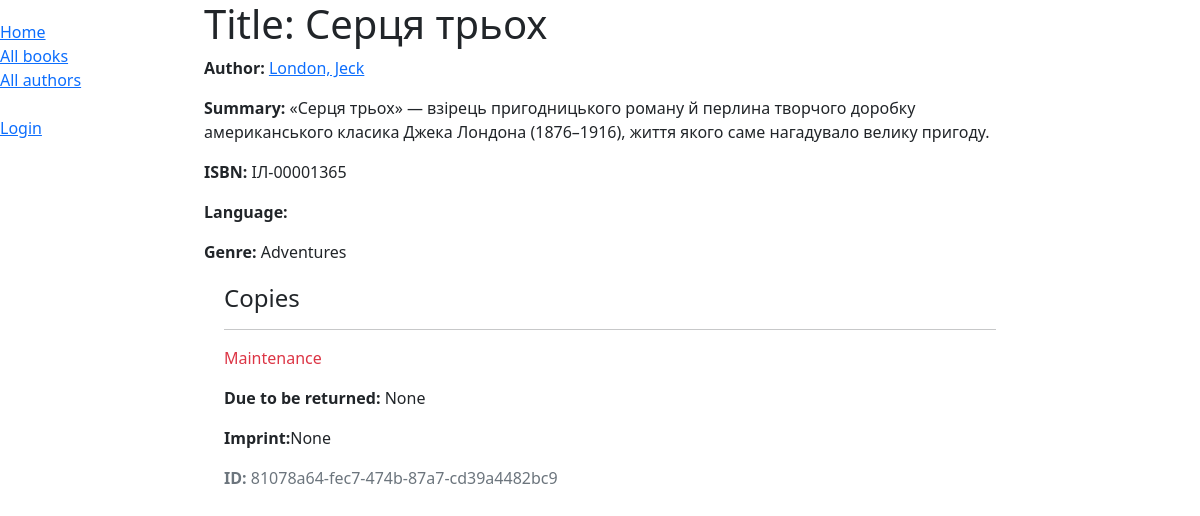
Page /catalog/book/1 on the earlier database version.
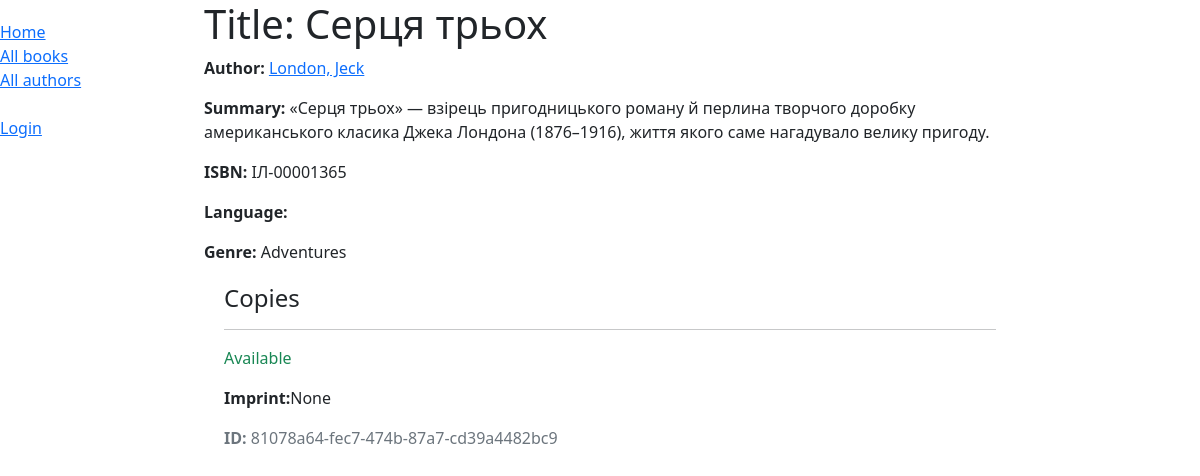
Same page on the later database version.
### catalog/models.py (models this page shows, shortened)
class Book(models.Model):
    title = models.CharField(max_length=200)
    author = models.ForeignKey('Author', on_delete=models.SET_NULL, null=True)
    summary = models.TextField(max_length=1000, help_text="Enter a brief description of the book")
    isbn = models.CharField('ISBN', max_length=13, unique=True, help_text='13 Character <a href="https://www.isbn-international.org/content/what-isbn">ISBN number</a>')
    genre = models.ManyToManyField(Genre, help_text='Select a genre for this book')
    def display_genre(self):
        return ', '.join(genre.name for genre in self.genre.all()[:3])
    display_genre.short_description = 'Genre'

class Author(models.Model):
    first_name = models.CharField(max_length=100)
    last_name = models.CharField(max_length=100)
    date_of_birth = models.DateField(null=True, blank=True)
    date_of_death = models.DateField('Died', null=True, blank=True)
    class Meta:
        ordering = ['first_name', 'last_name', 'book']
    def __str__(self):
        return f'{self.last_name}, {self.first_name}'

class Genre(models.Model):
    name = models.CharField(max_length=200,
                            help_text="Enter a book genre")
    def __str__(self):
        return self.name

class BookInstance(models.Model):
    id = models.UUIDField(primary_key=True, default=uuid.uuid4, help_text='Unique ID for this particular book across whole library')
    book = models.ForeignKey(Book, on_delete=models.RESTRICT, null=True)
    imprint = models.CharField(max_length = 200)
    due_back = models.DateField(null=True, blank=True)
    borrower = models.ForeignKey(User, on_delete=models.SET_NULL, null = True, blank = True)
    LOAN_STATUS = (
        ('m', 'Maintenance'),
        ('o', 'On loan'),
        ('a', 'Available'),
        ('r', 'Reserved'),
    )
    status = models.CharField(
        max_length=1,
        choices=LOAN_STATUS,
        blank=True,
        default='m',
        help_text='Book availability',
    )
    class Meta:
        ordering = ['due_back']
        permissions = (( "can_mark_returned", "Set book as returned"),)

### catalog/views.py (the view)
# urls.py: path('book/<int:primary_key>',views.book_detail_view, name = 'book-detail'),
def book_detail_view(request, primary_key):
    book = get_object_or_404(Book, pk=primary_key)
    return render(request, 'catalog/book_detail.html', context={'book': book})

### catalog/templates/catalog/book_detail.html (shortened to what this page needs)
{% extends "base_generic.html" %}
{% block content %}
    <h1>Title: {{book.title}} </h1>
    <p><strong>Author: </strong><a href="">{{book.author}}</a></p>
    <p><strong>Summary: </strong>{{book.summary}}</p>
    <p><strong>ISBN: </strong>{{book.isbn}}</p>
    <p><strong>Language: </strong>{{book.language}}</p>
    <p><strong>Genre: </strong>{{book.genre.all|join:","}}</p>
    <div style="margin-left: 20px; margin-top: 20px;">
        <h4>Copies</h4>
        {% for copy in book.bookinstance_set.all %}
        <hr>
        <p class="{% if copy.status == 'a' %}text-success
                    {% elif copy.status == 'm' %}text-danger
                    {% else %}text-warning
                    {%endif%}">
            {{copy.get_status_display}}
        </p>
        {% if copy.status != 'a' %}
        <p><strong>Due to be returned:</strong> {{copy.due_back}}</p>
        {% endif %}
        <p><strong>Imprint:</strong>{{copy.due_back}}</p>
        <p class="text-muted"><strong>ID: </strong>{{copy.id}}</p>
        {% endfor %}
    </div>
{% endblock %}

### catalog/templates/base_generic.html (shortened to what this page needs)
<!DOCTYPE html>
<html lang="en">
<head>
    <link href="https://cdn.jsdelivr.net/npm/bootstrap@5.0.2/dist/css/bootstrap.min.css" rel="stylesheet">
    {% load static %}
    <link rel="stylesheet" href="{% static 'css/style.css' %}">
</head>
<body>
    <div class="conteiner-fluid">
        <div class="row">
            <div class="col-sm-2">
                {% block sider %}
                    <ul class="siderbar-nav">
                        <li><a href="{% url 'index' %}">Home</a></li>
                        <li><a href="{% url 'books' %}">All books</a></li>
                        <li><a href="{% url 'authors'%}">All authors</a></li>
                        <br/>
                        {% if user.is_authenticated %}
                            <li>User: {{ user.get_username }}</li>
                            <li><a href="{% url 'my-borrowed' %}">My Borrowed</a></li>
                            <li><a href="{% url 'logout' %}?next={{request.path}}">Logout</a></li>
                        {% else %}
                            <li><a href="{% url 'login' %}?next={{request.path}}">Login</a></li>
                        {% endif %}
                    </ul>
                {% endblock %}
            </div>
            <div class="col-sm-8">
                {% block content %}
                {% endblock %}
            </div>
        </div>
    </div>
</body>
</html>

### catalog/static/css/style.css (style rules this page uses)
.siderbar-nav { margin-top: 20px; padding: 0; list-style: none; }

Differences in the rows shown:
changed BookInstance "None": status "Maintenance" → "Available"; due_back "None" → (not shown)
